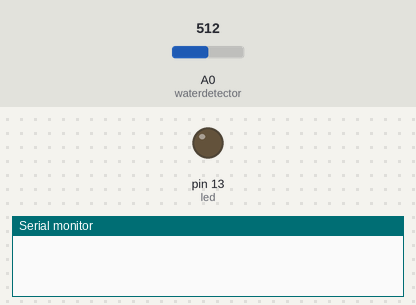
Simulated run of this sketch. Board: Arduino Uno, built with avr-gcc and run on an emulated ATmega328P. Parts: output pins drawn as LEDs (lit = HIGH), the last lines printed to the serial monitor. Inputs (shaded band) come from the test bench; at power-on: A0 (waterdetector) = 512.

Above: at 0.1 s.
At 2.1 s:
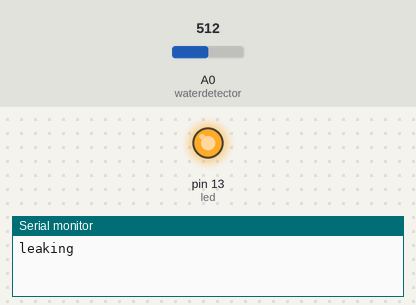
Timing chart, 0 to 3.6 s (numbered marks = the images above):
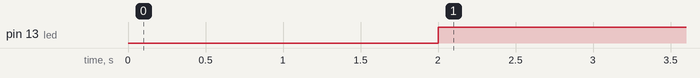

The sketch:

Water_Leakage_SMS.ino
```cpp
int waterdetector = 0;
int led=13;
int leak;

void setup(){
Serial.begin(9600);
  //fona.begin(9600);
  pinMode (waterdetector, INPUT);
  pinMode (led, OUTPUT);
}
void loop(){
detect();
}

void detect(){
  leak = analogRead(waterdetector);
  //Serial.println(leak);
  delay(2000);

  if (leak<=600){
digitalWrite(led,HIGH);
Serial.println("leaking");
Serial.print("\r");
delay(1000);
Serial.print("AT+CMGF=1\r");
delay(1000);
Serial.print("AT+CMGS=\"+91944xxxxxx8\"\r");
delay(1000);
Serial.print("Water leaking here\r");
delay(1000);
Serial.write(0x1A);
delay(1000);
}

  else{
    digitalWrite(led,LOW);
    //Serial.println("leaking");
  }}
```

Measured:
- by itself, pin 13 (led): LOW → HIGH at 2.0 s
